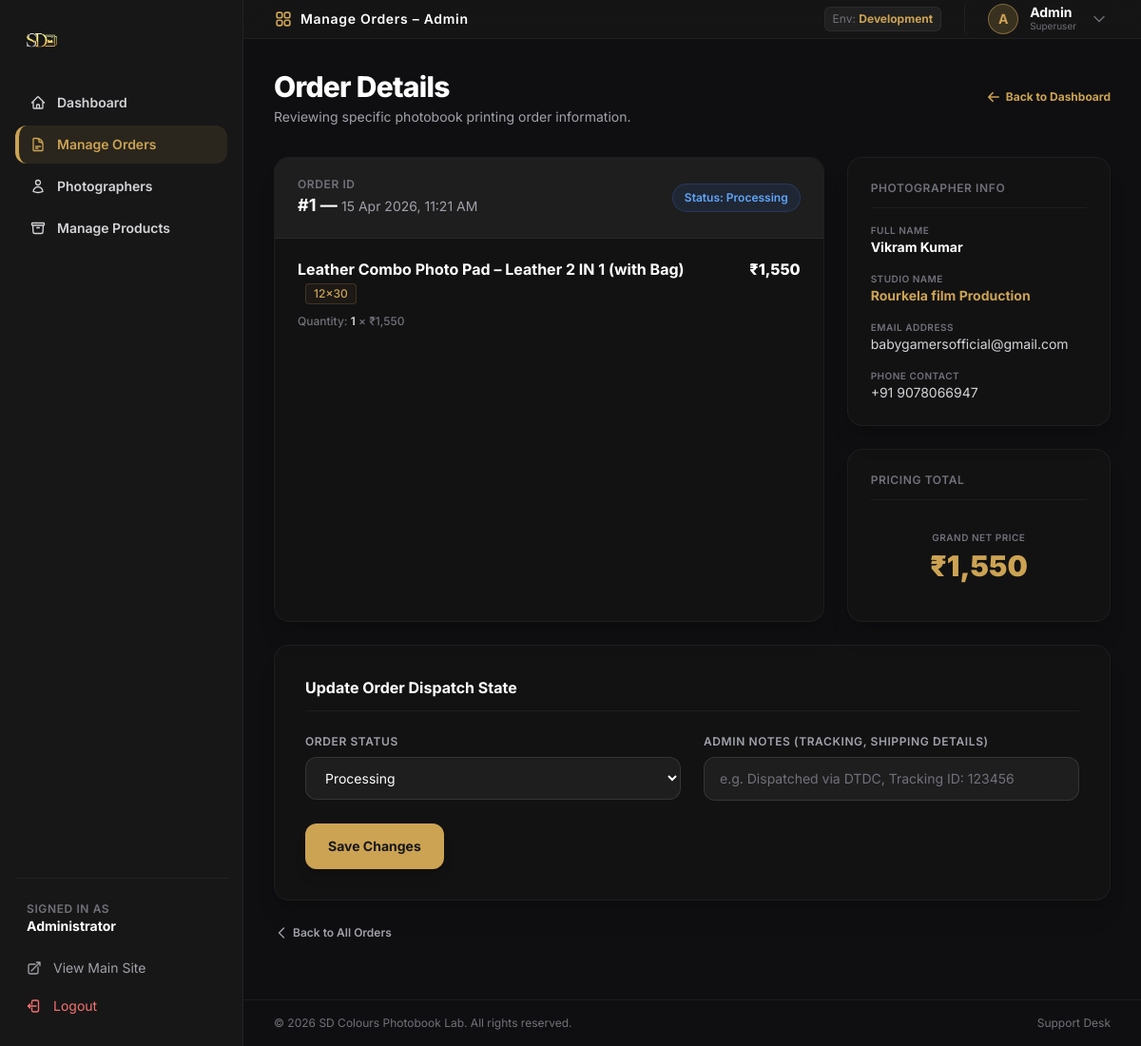
Page /admin/orders.php?id=1 (signed in) on the committed database.
### tables this page shows
CREATE TABLE IF NOT EXISTS `orders` (
  `id` int(10) UNSIGNED NOT NULL AUTO_INCREMENT,
  `photographer_id` int(10) UNSIGNED NOT NULL,
  `status` enum('pending','processing','shipped','delivered','cancelled') NOT NULL DEFAULT 'pending',
  `total` decimal(10,2) NOT NULL DEFAULT 0.00,
  `notes` text DEFAULT NULL,
  `admin_notes` text DEFAULT NULL,
  `created_at` datetime NOT NULL DEFAULT current_timestamp(),
  `updated_at` datetime NOT NULL DEFAULT current_timestamp() ON UPDATE current_timestamp(),
  PRIMARY KEY (`id`),
  KEY `fk_orders_user` (`photographer_id`),
  CONSTRAINT `fk_orders_user` FOREIGN KEY (`photographer_id`) REFERENCES `users` (`id`) ON DELETE CASCADE ON UPDATE CASCADE
);

CREATE TABLE IF NOT EXISTS `order_items` (
  `id` int(10) UNSIGNED NOT NULL AUTO_INCREMENT,
  `order_id` int(10) UNSIGNED NOT NULL,
  `product_id` int(10) UNSIGNED DEFAULT NULL,
  `product_name` varchar(200) NOT NULL,
  `size` varchar(100) DEFAULT NULL,
  `quantity` int(11) NOT NULL DEFAULT 1,
  `unit_price` decimal(10,2) NOT NULL,
  `notes` text DEFAULT NULL,
  PRIMARY KEY (`id`),
  KEY `fk_items_order` (`order_id`),
  KEY `fk_items_product` (`product_id`),
  CONSTRAINT `fk_items_order` FOREIGN KEY (`order_id`) REFERENCES `orders` (`id`) ON DELETE CASCADE ON UPDATE CASCADE,
  CONSTRAINT `fk_items_product` FOREIGN KEY (`product_id`) REFERENCES `products` (`id`) ON DELETE SET NULL ON UPDATE CASCADE
);

CREATE TABLE IF NOT EXISTS `users` (
  `id` int(10) UNSIGNED NOT NULL AUTO_INCREMENT,
  `name` varchar(150) NOT NULL,
  `email` varchar(200) NOT NULL,
  `password_hash` varchar(255) NOT NULL,
  `role` enum('admin','photographer') NOT NULL DEFAULT 'photographer',
  `phone` varchar(20) DEFAULT NULL,
  `studio_name` varchar(200) DEFAULT NULL,
  `city` varchar(100) DEFAULT NULL,
  `status` enum('pending','approved','rejected') NOT NULL DEFAULT 'pending',
  `created_at` datetime NOT NULL DEFAULT current_timestamp(),
  PRIMARY KEY (`id`),
  UNIQUE KEY `email` (`email`)
);

### admin/orders.php (the view, shortened to what this page needs)
<?php
$pageTitle = 'Manage Orders – Admin';
$db = getDB();
$viewId = isset($_GET['id']) ? (int)$_GET['id'] : null;
$order = null;
$items = [];
if ($viewId) {
    $stmt = $db->prepare("SELECT o.*, u.name as photographer_name, u.email as photographer_email, u.phone as photographer_phone, u.studio_name FROM orders o JOIN users u ON o.photographer_id=u.id WHERE o.id=?");
    $stmt->execute([$viewId]);
    $order = $stmt->fetch();
    if ($order) {
        $iStmt = $db->prepare("SELECT * FROM order_items WHERE order_id=?");
        $iStmt->execute([$viewId]);
        $items = $iStmt->fetchAll();
    }
}
require_once '../includes/admin_header.php';
$statusClasses = [
  'pending' => 'bg-amber-500/10 text-amber-400 border border-amber-500/20',
  'processing' => 'bg-blue-500/10 text-blue-400 border border-blue-500/20',
  'shipped' => 'bg-purple-500/10 text-purple-400 border border-purple-500/20',
  'delivered' => 'bg-emerald-500/10 text-emerald-400 border border-emerald-500/20',
  'cancelled' => 'bg-red-500/10 text-red-400 border border-red-500/20',
];
?>
<div class="mb-8 flex flex-col sm:flex-row sm:items-center sm:justify-between gap-4">
  <div>
    <h1 class="text-3xl font-extrabold text-white tracking-tight"><?= $order ? 'Order Details' : 'Manage Orders' ?></h1>
    <p class="text-zinc-400 text-sm mt-1">
      <?= $order ? 'Reviewing specific photobook printing order information.' : 'View, track, and update incoming client printing orders.' ?>
    </p>
  </div>
  <div>
    <a href="/admin/index.php" class="inline-flex items-center gap-1.5 text-xs text-primary hover:underline font-bold">
      <svg xmlns="http://www.w3.org/2000/svg" fill="none" viewBox="0 0 24 24" stroke-width="2.5" stroke="currentColor" class="w-3.5 h-3.5">
        <path stroke-linecap="round" stroke-linejoin="round" d="M10.5 19.5 3 12m0 0 7.5-7.5M3 12h18" />
      </svg>
      Back to Dashboard
    </a>
  </div>
</div>
<?php if ($order): ?>
  <div class="grid grid-cols-1 lg:grid-cols-3 gap-6 mb-6">
    <div class="bg-secondary/40 border border-white/5 rounded-2xl overflow-hidden shadow-xl lg:col-span-2">
      <div class="bg-white/5 px-6 py-5 border-b border-white/5 flex flex-col sm:flex-row justify-between sm:items-center gap-4">
        <div>
          <span class="text-xs text-zinc-500 font-semibold uppercase tracking-wider block">Order ID</span>
          <h2 class="text-lg font-bold text-white">#<?= $order['id'] ?> &mdash; <span class="text-zinc-400 text-sm font-normal"><?= date('d M Y, h:i A', strtotime($order['created_at'])) ?></span></h2>
        </div>
        <div>
          <span class="inline-flex px-3 py-1.5 rounded-full text-xs font-semibold <?= $statusClasses[$order['status']] ?? 'bg-zinc-500/10 text-zinc-400' ?>">
            Status: <?= ucfirst($order['status']) ?>
          </span>
        </div>
      </div>
      <div class="divide-y divide-white/5">
        <?php foreach ($items as $item): ?>
          <div class="px-6 py-5 flex flex-col sm:flex-row justify-between sm:items-center gap-4 hover:bg-white/[0.01] transition-colors">
            <div>
              <h3 class="font-bold text-white text-base">
                <?= htmlspecialchars($item['product_name']) ?>
                <?php if ($item['size']): ?>
                  <span class="text-primary text-xs font-medium border border-primary/20 bg-primary/5 rounded px-2 py-0.5 ml-2 inline-block"><?= htmlspecialchars($item['size']) ?></span>
                <?php endif; ?>
              </h3>
              <div class="mt-2.5 text-xs text-zinc-500 font-medium">
                Quantity: <span class="text-zinc-300 font-semibold"><?= $item['quantity'] ?></span> &times; ₹<?= number_format($item['unit_price']) ?>
              </div>
            </div>
            <div class="text-right text-base font-extrabold text-white sm:self-start">
              ₹<?= number_format($item['unit_price'] * $item['quantity']) ?>
            </div>
          </div>
        <?php endforeach; ?>
      </div>
    </div>
    <div class="space-y-6">
      <div class="bg-secondary/40 border border-white/5 rounded-2xl p-6 shadow-xl">
        <h3 class="text-xs text-zinc-500 font-semibold uppercase tracking-wider border-b border-white/5 pb-3 mb-4">Photographer Info</h3>
        <div class="space-y-4">
          <div>
            <span class="text-[10px] text-zinc-500 font-semibold uppercase tracking-wider block">Full Name</span>
            <span class="text-sm font-bold text-white block"><?= htmlspecialchars($order['photographer_name']) ?></span>
          </div>
          <?php if ($order['studio_name']): ?>
            <div>
              <span class="text-[10px] text-zinc-500 font-semibold uppercase tracking-wider block">Studio Name</span>
              <span class="text-sm font-bold text-primary block"><?= htmlspecialchars($order['studio_name']) ?></span>
            </div>
          <?php endif; ?>
          <div>
            <span class="text-[10px] text-zinc-500 font-semibold uppercase tracking-wider block">Email Address</span>
            <a href="mailto:<?= htmlspecialchars($order['photographer_email']) ?>" class="text-sm text-zinc-300 hover:text-primary transition-colors block"><?= htmlspecialchars($order['photographer_email']) ?></a>
          </div>
          <?php if ($order['photographer_phone']): ?>
            <div>
              <span class="text-[10px] text-zinc-500 font-semibold uppercase tracking-wider block">Phone Contact</span>
              <a href="tel:<?= htmlspecialchars($order['photographer_phone']) ?>" class="text-sm text-zinc-300 hover:text-primary transition-colors block"><?= htmlspecialchars($order['photographer_phone']) ?></a>
            </div>
          <?php endif; ?>
        </div>
      </div>
      <div class="bg-secondary/40 border border-white/5 rounded-2xl p-6 shadow-xl">
        <h3 class="text-xs text-zinc-500 font-semibold uppercase tracking-wider border-b border-white/5 pb-3 mb-4">Pricing Total</h3>
        <div class="text-center py-4">
          <span class="text-[10px] text-zinc-500 font-semibold uppercase tracking-wider block mb-1">Grand Net Price</span>
          <span class="text-3xl font-black text-primary">₹<?= number_format($order['total']) ?></span>
        </div>
      </div>
    </div>
  </div>
  <div class="bg-secondary/40 border border-white/5 rounded-2xl p-6 sm:p-8 shadow-xl mb-6">
    <h2 class="text-base font-bold text-white border-b border-white/5 pb-3 mb-6">Update Order Dispatch State</h2>
    <form method="POST">
      <div class="grid grid-cols-1 md:grid-cols-2 gap-6 mb-6">
        <div>
          <label class="block text-xs font-semibold uppercase tracking-wider text-zinc-400 mb-2">Order Status</label>
          <select name="status" class="w-full bg-white/5 border border-white/10 rounded-xl px-4 py-3 text-white focus:outline-none focus:border-primary focus:ring-1 focus:ring-primary transition-all duration-200 text-sm">
            <?php foreach (['pending','processing','shipped','delivered','cancelled'] as $s): ?>
              <option value="<?= $s ?>" <?= $order['status']===$s?'selected':'' ?> class="bg-secondary text-white"><?= ucfirst($s) ?></option>
            <?php endforeach; ?>
          </select>
        </div>
        <div>
          <label class="block text-xs font-semibold uppercase tracking-wider text-zinc-400 mb-2">Admin Notes (Tracking, shipping details)</label>
          <input type="text" name="admin_notes" value="<?= htmlspecialchars($order['admin_notes'] ?? '') ?>" placeholder="e.g. Dispatched via DTDC, Tracking ID: 123456"
                 class="w-full bg-white/5 border border-white/10 rounded-xl px-4 py-3 text-white placeholder-zinc-500 focus:outline-none focus:border-primary focus:ring-1 focus:ring-primary transition-all duration-200 text-sm">
        </div>
      </div>
      <div>
        <button type="submit" name="update_order" class="bg-primary hover:bg-primary-dark text-secondary font-bold py-3.5 px-6 rounded-xl shadow-lg transition-all duration-200 text-sm cursor-pointer">
          Save Changes
        </button>
      </div>
    </form>
  </div>
  <div class="text-left mb-6">
    <a href="/admin/orders.php" class="inline-flex items-center gap-1 text-xs text-zinc-400 hover:text-white font-semibold">
      <svg xmlns="http://www.w3.org/2000/svg" fill="none" viewBox="0 0 24 24" stroke-width="2" stroke="currentColor" class="w-4 h-4">
        <path stroke-linecap="round" stroke-linejoin="round" d="M15.75 19.5 8.25 12l7.5-7.5" />
      </svg>
      Back to All Orders
    </a>
  </div>
<?php endif; ?>
<?php require_once '../includes/admin_footer.php'; ?>

### includes/admin_header.php (shortened to what this page needs)
<?php
$currentPage = basename($_SERVER['PHP_SELF']);
$isLocal = in_array($_SERVER['HTTP_HOST'] ?? '', ['localhost', 'localhost:8000', 'localhost:8001', '127.0.0.1', 'sdcolorslab.test']) || php_sapi_name() === 'cli';
$frontendUrl = $isLocal ? 'http://localhost:3000' : 'https://sdcolourslab.in';
function isNavActive($pageName, $currentPage) {
    return $currentPage === $pageName ? 'bg-primary/10 border-l-4 border-primary text-primary font-bold' : 'text-zinc-300 hover:bg-white/5 hover:text-white border-l-4 border-transparent';
}
?>
<!DOCTYPE html>
<html lang="en" class="h-full scroll-smooth">
<head>
  <script src="https://cdn.tailwindcss.com"></script>
</head>
<body class="h-screen overflow-hidden bg-darkbg text-zinc-100 flex flex-col md:flex-row antialiased">
  <aside id="sidebar-nav" class="fixed inset-y-0 left-0 z-40 w-64 bg-secondary border-r border-white/5 flex flex-col justify-between py-6 px-4 transform -translate-x-full transition-transform duration-300 md:translate-x-0 md:static md:h-screen flex-shrink-0 overflow-y-auto scrollbar-hide">
    <div class="space-y-6">
      <div class="flex items-center justify-between">
        <a href="/admin/index.php" class="flex items-center px-2">
          <img src="/images/logo.png" alt="SD Colours Logo" class="h-10 w-auto brightness-110" />
        </a>
      </div>
      <nav class="space-y-1">
        <a href="/admin/index.php" class="flex items-center gap-3 px-3 py-2.5 rounded-xl text-sm font-semibold transition-all duration-200 <?= isNavActive('index.php', $currentPage) ?>">
          Dashboard
        </a>
        <a href="/admin/orders.php" class="flex items-center gap-3 px-3 py-2.5 rounded-xl text-sm font-semibold transition-all duration-200 <?= isNavActive('orders.php', $currentPage) ?>">
          Manage Orders
        </a>
        <a href="/admin/photographers.php" class="flex items-center gap-3 px-3 py-2.5 rounded-xl text-sm font-semibold transition-all duration-200 <?= isNavActive('photographers.php', $currentPage) ?>">
          Photographers
        </a>
        <a href="/admin/products.php" class="flex items-center gap-3 px-3 py-2.5 rounded-xl text-sm font-semibold transition-all duration-200 <?= isNavActive('products.php', $currentPage) ?>">
          Manage Products
        </a>
      </nav>
    </div>
    <div class="space-y-4 pt-6 border-t border-white/5">
      <div class="px-3">
        <p class="text-xs text-zinc-500 font-semibold uppercase tracking-wider">Signed In As</p>
        <p class="text-sm text-white font-bold truncate">Administrator</p>
      </div>
      <div class="space-y-1">
        <a href="<?= $frontendUrl ?>" class="flex items-center gap-3 px-3 py-2 rounded-lg text-sm text-zinc-400 hover:bg-white/5 hover:text-white transition-all duration-200">
          View Main Site
        </a>
        <a href="/logout.php" class="flex items-center gap-3 px-3 py-2 rounded-lg text-sm text-red-400 hover:bg-red-500/10 transition-all duration-200">
          Logout
        </a>
      </div>
    </div>
  </aside>
  <main class="flex-1 h-screen overflow-y-auto flex flex-col pt-16 md:pt-0 scrollbar-hide scroll-smooth">
    <header class="hidden md:flex h-16 border-b border-white/5 items-center justify-between px-8 bg-secondary/80 backdrop-blur-md sticky top-0 z-30">
      <div class="flex items-center gap-4">
          <h2 class="text-sm font-semibold text-white tracking-wider flex items-center gap-2">
            <?= htmlspecialchars($pageTitle ?? 'Control Center') ?>
          </h2>
      </div>
      <div class="flex items-center gap-6">
        <span class="text-zinc-500 text-xs px-2 py-1 rounded-md border border-white/5 bg-white/5">
          Env: <strong class="text-primary"><?= $isLocal ? 'Development' : 'Production' ?></strong>
        </span>
        <div class="flex items-center gap-3 pl-6 border-l border-white/5 cursor-pointer hover:bg-white/5 p-1 rounded-lg transition-colors">
            <div class="w-8 h-8 rounded-full bg-primary/20 border border-primary/50 flex items-center justify-center text-primary font-bold text-sm">
                A
            </div>
            <div class="flex flex-col">
                <span class="text-sm font-bold text-white leading-none">Admin</span>
                <span class="text-[10px] text-zinc-500">Superuser</span>
            </div>
            <svg xmlns="http://www.w3.org/2000/svg" fill="none" viewBox="0 0 24 24" stroke-width="2" stroke="currentColor" class="w-4 h-4 text-zinc-500 ml-1">
              <path stroke-linecap="round" stroke-linejoin="round" d="m19.5 8.25-7.5 7.5-7.5-7.5" />
            </svg>
        </div>
      </div>
    </header>
    <div class="flex-grow p-4 sm:p-6 lg:p-8">

### includes/admin_footer.php (shortened to what this page needs)
    </div>
    <footer class="w-full bg-secondary/10 border-t border-white/5 py-4 px-8 mt-auto flex flex-col sm:flex-row justify-between items-center gap-2 flex-shrink-0">
      <p class="text-zinc-500 text-xs">
        &copy; <?= date('Y') ?> SD Colours Photobook Lab. All rights reserved.
      </p>
      <div class="flex gap-4">
        <a href="mailto:sdcoloursphotobooklab@gmail.com" class="text-zinc-500 hover:text-zinc-400 text-xs">Support Desk</a>
      </div>
    </footer>
  </main>
</body>
</html>

### includes/admin_header.php (style rules this page uses)
body { font-family: 'Inter', sans-serif; }
.scrollbar-hide { -ms-overflow-style: none; scrollbar-width: none; }

### rows in the picture
orders: id "1", created_at "15 Apr 2026, 11:21 AM", status "Processing", photographer.name "Vikram Kumar", photographer.studio_name "Rourkela film Production", photographer.email "babygamersofficial@gmail.com", photographer.phone "+91 9078066947", total "1,550"
order_items: product_name "Leather Combo Photo Pad – Leather 2 IN 1 (with Bag)", size "12x30", quantity "1", unit_price "1,550", $item['unit_price'] * $item['quantity'] "1,550"

### other values in the picture
$pageTitle "Manage Orders – Admin"
